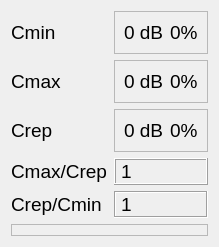
     <widget class="QWidget" name="odtwarzalnosc">
      <layout class="QGridLayout" name="gridLayout_odtwarzalnosc">
       <item row="3" column="1">
        <widget class="QFrame" name="odtwarzalnoscfrcmax">
         <property name="frameShape">
          <enum>QFrame::StyledPanel</enum>
         </property>
         <property name="frameShadow">
          <enum>QFrame::Raised</enum>
         </property>
         <layout class="QHBoxLayout" name="horizontalLayoutodtwarzalnosccmax">
          <item>
           <widget class="QLabel" name="odtwarzalnoscCmax">
            <property name="font">
             <font>
              <family>Arial</family>
              <pointsize>14</pointsize>
             </font>
            </property>
            <property name="text">
             <string>0 dB</string>
            </property>
           </widget>
          </item>
          <item>
           <widget class="QLabel" name="odtwarzalnoscCmax2">
            <property name="font">
             <font>
              <family>Arial</family>
              <pointsize>14</pointsize>
             </font>
            </property>
            <property name="text">
             <string>0%</string>
            </property>
           </widget>
          </item>
         </layout>
        </widget>
       </item>
       <item row="2" column="1">
        <widget class="QFrame" name="odtwarzalnoscfrcmin">
         <property name="frameShape">
          <enum>QFrame::StyledPanel</enum>
         </property>
         <property name="frameShadow">
          <enum>QFrame::Raised</enum>
         </property>
         <layout class="QHBoxLayout" name="horizontalLayoutodtwarzalnosccmin">
          <item>
           <widget class="QLabel" name="odtwarzalnoscCmin">
            <property name="font">
             <font>
              <family>Arial</family>
              <pointsize>14</pointsize>
             </font>
            </property>
            <property name="text">
             <string>0 dB</string>
            </property>
           </widget>
          </item>
          <item>
           <widget class="QLabel" name="odtwarzalnoscCmin2">
            <property name="font">
             <font>
              <family>Arial</family>
              <pointsize>14</pointsize>
             </font>
            </property>
            <property name="text">
             <string>0%</string>
            </property>
           </widget>
          </item>
         </layout>
        </widget>
       </item>
       <item row="3" column="0">
        <widget class="QLabel" name="eOdtwarzalnosccmax">
         <property name="font">
          <font>
           <family>Arial</family>
           <pointsize>14</pointsize>
          </font>
         </property>
         <property name="text">
          <string>Cmax</string>
         </property>
        </widget>
       </item>
       <item row="5" column="0">
        <widget class="QLabel" name="eOdtwarzalnosctcmaxcrep">
         <property name="font">
          <font>
           <family>Arial</family>
           <pointsize>14</pointsize>
          </font>
         </property>
         <property name="text">
          <string>Cmax/Crep</string>
         </property>
        </widget>
       </item>
       <item row="4" column="1">
        <widget class="QFrame" name="odtwarzalnoscfrcrep">
         <property name="frameShape">
          <enum>QFrame::StyledPanel</enum>
         </property>
         <property name="frameShadow">
          <enum>QFrame::Raised</enum>
         </property>
         <layout class="QHBoxLayout" name="horizontalLayoutodtwarzalnosccrep">
          <item>
           <widget class="QLabel" name="odtwarzalnoscCrep">
            <property name="font">
             <font>
              <family>Arial</family>
              <pointsize>14</pointsize>
             </font>
            </property>
            <property name="text">
             <string>0 dB</string>
            </property>
           </widget>
          </item>
          <item>
           <widget class="QLabel" name="odtwarzalnoscCrep2">
            <property name="font">
             <font>
              <family>Arial</family>
              <pointsize>14</pointsize>
             </font>
            </property>
            <property name="text">
             <string>0%</string>
            </property>
           </widget>
          </item>
         </layout>
        </widget>
       </item>
       <item row="2" column="0">
        <widget class="QLabel" name="eOdtwarzalnoscCmin">
         <property name="font">
          <font>
           <family>Arial</family>
           <pointsize>14</pointsize>
          </font>
         </property>
         <property name="text">
          <string>Cmin</string>
         </property>
         <property name="wordWrap">
          <bool>true</bool>
         </property>
        </widget>
       </item>
       <item row="7" column="0" colspan="2">
        <widget class="QFrame" name="odtwarzalnoscframeTable">
         <property name="frameShape">
          <enum>QFrame::StyledPanel</enum>
         </property>
         <property name="frameShadow">
          <enum>QFrame::Raised</enum>
         </property>
         <layout class="QGridLayout" name="odtwarzalnoscGridLayoutResults">
          <property name="leftMargin">
           <number>5</number>
          </property>
          <property name="topMargin">
           <number>5</number>
          </property>
          <property name="rightMargin">
           <number>5</number>
          </property>
          <property name="bottomMargin">
           <number>5</number>
          </property>
          <property name="spacing">
           <number>3</number>
          </property>
         </layout>
        </widget>
       </item>
       <item row="5" column="1">
        <widget class="QLabel" name="odtwarzalnoscCmaxCrep">
         <property name="font">
          <font>
           <family>Arial</family>
           <pointsize>14</pointsize>
          </font>
         </property>
         <property name="frameShape">
          <enum>QFrame::Box</enum>
         </property>
         <property name="frameShadow">
          <enum>QFrame::Raised</enum>
         </property>
         <property name="text">
          <string>1</string>
         </property>
        </widget>
       </item>
       <item row="4" column="0">
        <widget class="QLabel" name="eOdtwarzalnosccrep">
         <property name="font">
          <font>
           <family>Arial</family>
           <pointsize>14</pointsize>
          </font>
         </property>
         <property name="text">
          <string>Crep</string>
         </property>
        </widget>
       </item>
       <item row="6" column="0">
        <widget class="QLabel" name="eOdtwarzalnoscCrepCmin">
         <property name="font">
          <font>
           <family>Arial</family>
           <pointsize>14</pointsize>
          </font>
         </property>
         <property name="text">
          <string>Crep/Cmin</string>
         </property>
        </widget>
       </item>
       <item row="6" column="1">
        <widget class="QLabel" name="odtwarzalnoscCrepCmin">
         <property name="font">
          <font>
           <family>Arial</family>
           <pointsize>14</pointsize>
          </font>
         </property>
         <property name="frameShape">
          <enum>QFrame::Box</enum>
         </property>
         <property name="frameShadow">
          <enum>QFrame::Sunken</enum>
         </property>
         <property name="text">
          <string>1</string>
         </property>
        </widget>
       </item>
      </layout>
     </widget>
